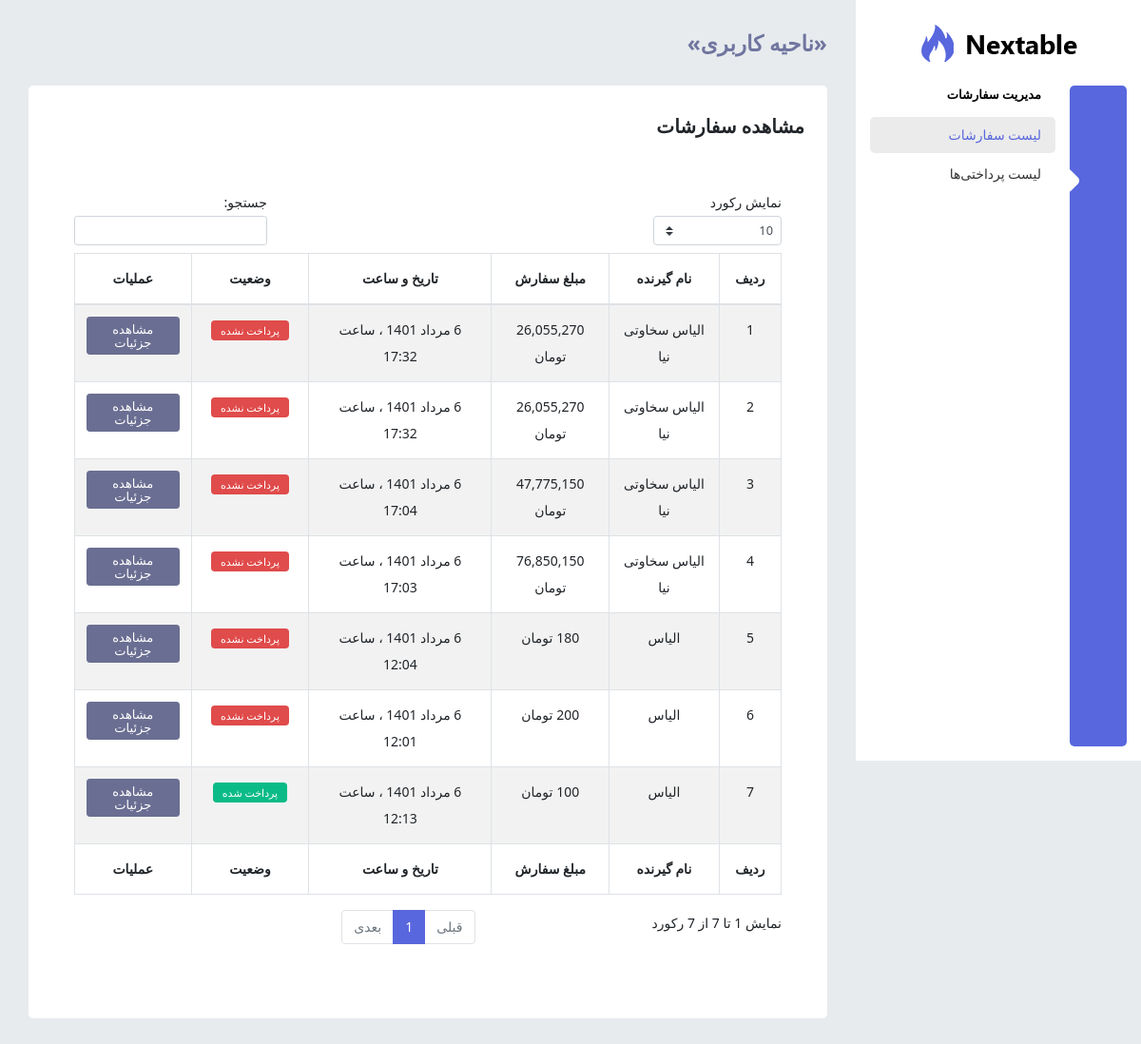
The app's page /panel/orders/ (signed in) with its own data.
### orders/models.py (models this page shows, shortened)
class Order(models.Model):
    user = models.ForeignKey(User, on_delete=models.CASCADE, related_name='orders')
    recipient_name = models.CharField(max_length=100)
    recipient_phone_number = models.CharField(max_length=11)
    recipient_address = models.CharField(max_length=250)
    coupon_code = models.CharField(max_length=20, default=None, null=True, blank=True)
    coupon_discount = models.PositiveSmallIntegerField(default=None, null=True, blank=True)
    paid = models.BooleanField(default=False)
    created = models.DateTimeField(auto_now_add=True)
    updated = models.DateTimeField(auto_now=True, )
    class Meta:
        ordering = ('paid', '-id',)
    def get_total_cost(self, without_discount=False):
        total = sum(item.get_item_cost() for item in self.items.all())
        total_with_discount = total
        if self.coupon_code and self.coupon_discount:
            discount_price = (self.coupon_discount / 100) * total
            total_with_discount = int(total - discount_price)
        if without_discount:
            return total
        return total_with_discount

class OrderItem(models.Model):
    order = models.ForeignKey(Order, on_delete=models.CASCADE, related_name='items')
    product = models.ForeignKey(Product, on_delete=models.CASCADE)
    price = models.PositiveIntegerField()
    quantity = models.PositiveIntegerField(default=1, )
    created = models.DateTimeField(auto_now_add=True)
    updated = models.DateTimeField(auto_now=True)
    class Meta:
        ordering = ('id',)
    def get_item_cost(self):
        return self.price * self.quantity

### panel/views.py (the view)
# urls.py: path('orders/', views.OrderListView.as_view(), name='order_list'),
class OrderListView(ListView):
    template_name = 'panel/users/order_list.html'
    def get_queryset(self):
        return Order.objects.filter(user=self.request.user)

### extensions/jalali.py (called while the page is built)
    def persian_tuple(self):
        return self.persian_year, self.persian_month, self.persian_day

### orders/context_processors.py (called while the page is built)
def cart(request):
    cart = Cart(request)
    return {
        'cart': cart
    }

### templatetags/panel_base_tags.py (called while the page is built)
@register.inclusion_tag('panel/partials/nav_item.html')
def nav_item(request, url_name, text):
    return {
        'request': request,
        'url_name': url_name,
        'go_to': f'panel:{url_name}',
        'text': text,
    }

@register.inclusion_tag('panel/partials/nav_menu.html')
def nav_menu(request, url_names, href, text, icon):
    return {
        'request': request,
        'url_names': url_names.split(','),
        'href': href,
        'text': text,
        'icon': icon,
    }

@register.inclusion_tag('panel/partials/nav_active.html')
def nav_active(request, url_names):
    return {
        'request': request,
        'url_names': url_names.split(','),
    }

@register.inclusion_tag('panel/partials/jalali_date.html')
def jalali_date(date):
    return {
        'date': jalali_converter(date),
    }

### templates/panel/users/order_list.html
{% extends 'panel/base.html' %}
{% load humanize %}
{% load panel_base_tags %}
{% block panel_title %} مشاهده سفارشات{% endblock %}
{% block panel_content %}
<div class="card">
    <div class="card-body">
        <table id="example1" class="table table-striped table-bordered" width="100%">
            <thead>
                <tr class="text-center">
                    <th>ردیف</th>
                    <th>نام گیرنده</th>
                    <th>مبلغ سفارش</th>
                    <th>تاریخ و ساعت</th>
                    <th>وضعیت</th>
                    <th>عملیات</th>
                </tr>
            </thead>
            <tbody>
                {% for order in object_list %}
                    <tr class="text-center">
                        <td>{{ forloop.counter }}</td>
                        <td>{{ order.recipient_name }}</td>
                        <td>{{ order.get_total_cost|intcomma:False }} تومان</td>
                        <td>{% jalali_date order.created %}</td>
                        <td>
                            {% if order.paid %}
                            <span class="badge badge-success">پرداخت شده</span>
                            {% else %}
                            <span class="badge badge-danger">پرداخت نشده</span>
                            {% endif %}
                        </td>
                        <td><a href="{% url 'panel:order_detail' order.id %}" class="btn btn-secondary btn-sm">مشاهده جزئیات</a></td>
                    </tr>
                {% endfor %}
            </tbody>
            <tfoot>
                <tr class="text-center">
                    <th>ردیف</th>
                    <th>نام گیرنده</th>
                    <th>مبلغ سفارش</th>
                    <th>تاریخ و ساعت</th>
                    <th>وضعیت</th>
                    <th>عملیات</th>
                </tr>
            </tfoot>
        </table>
    </div>
</div>
{% endblock %}

### templates/panel/partials/jalali_date.html
{{date}}

### records on screen
Order: recipient_name "الیاس سخاوتی نیا", get_total_cost "26,055,270", date "6 مرداد 1401 ، ساعت 17:32", paid "پرداخت نشده"
Order: recipient_name "الیاس سخاوتی نیا", get_total_cost "26,055,270", date "6 مرداد 1401 ، ساعت 17:32", paid "پرداخت نشده"
Order: recipient_name "الیاس سخاوتی نیا", get_total_cost "47,775,150", date "6 مرداد 1401 ، ساعت 17:04", paid "پرداخت نشده"
Order: recipient_name "الیاس سخاوتی نیا", get_total_cost "76,850,150", date "6 مرداد 1401 ، ساعت 17:03", paid "پرداخت نشده"
Order: recipient_name "الیاس", date "6 مرداد 1401 ، ساعت 12:04", paid "پرداخت نشده"
Order: recipient_name "الیاس", date "6 مرداد 1401 ، ساعت 12:01", paid "پرداخت نشده"
Order: recipient_name "الیاس", date "6 مرداد 1401 ، ساعت 12:13", paid "پرداخت شده"

### other values on screen
{{ text }} "لیست سفارشات لیست پرداختی‌ها"
